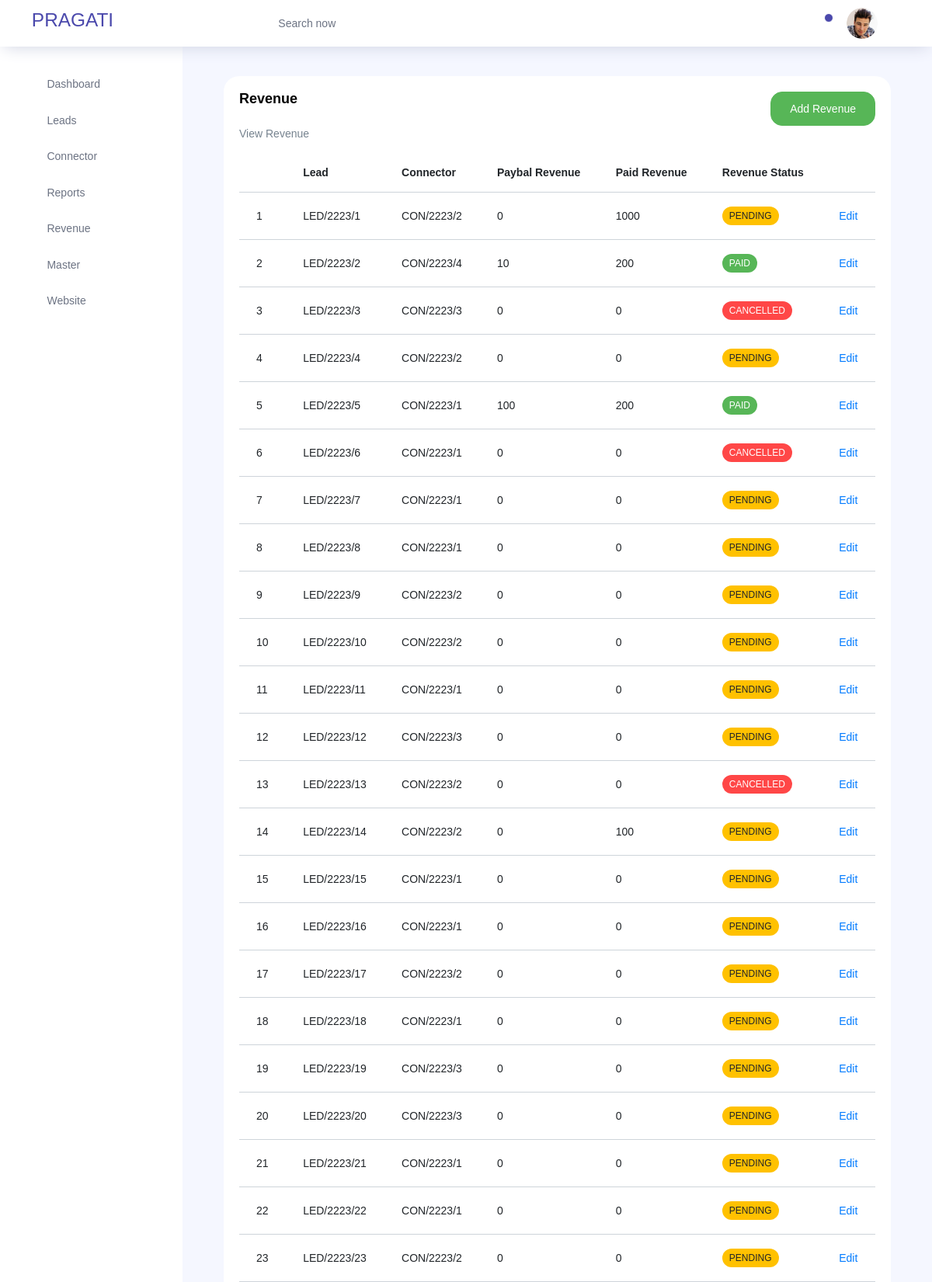
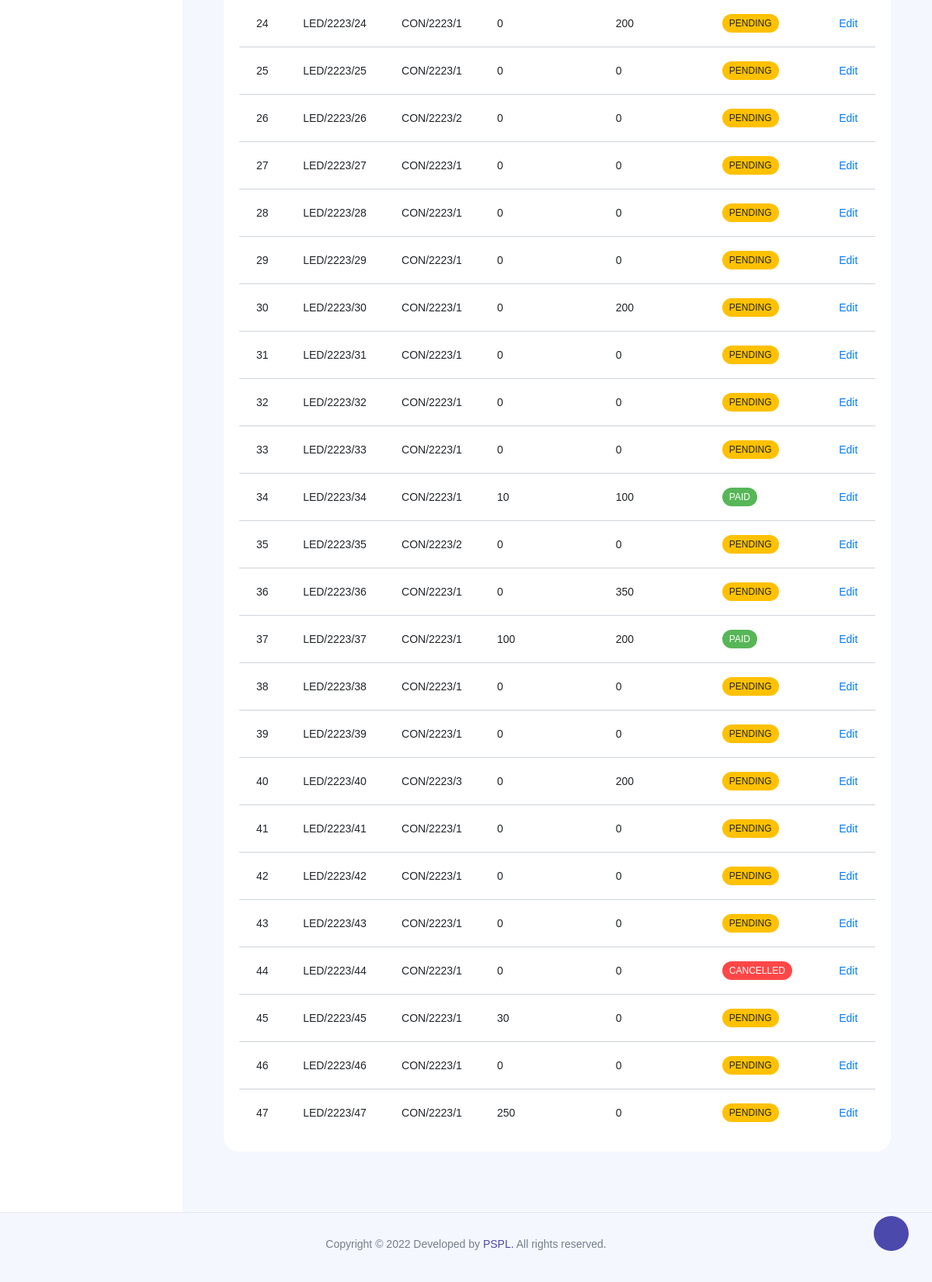
The app's page /lead/lead/view_revenue, older data (2 pictures, top to bottom).
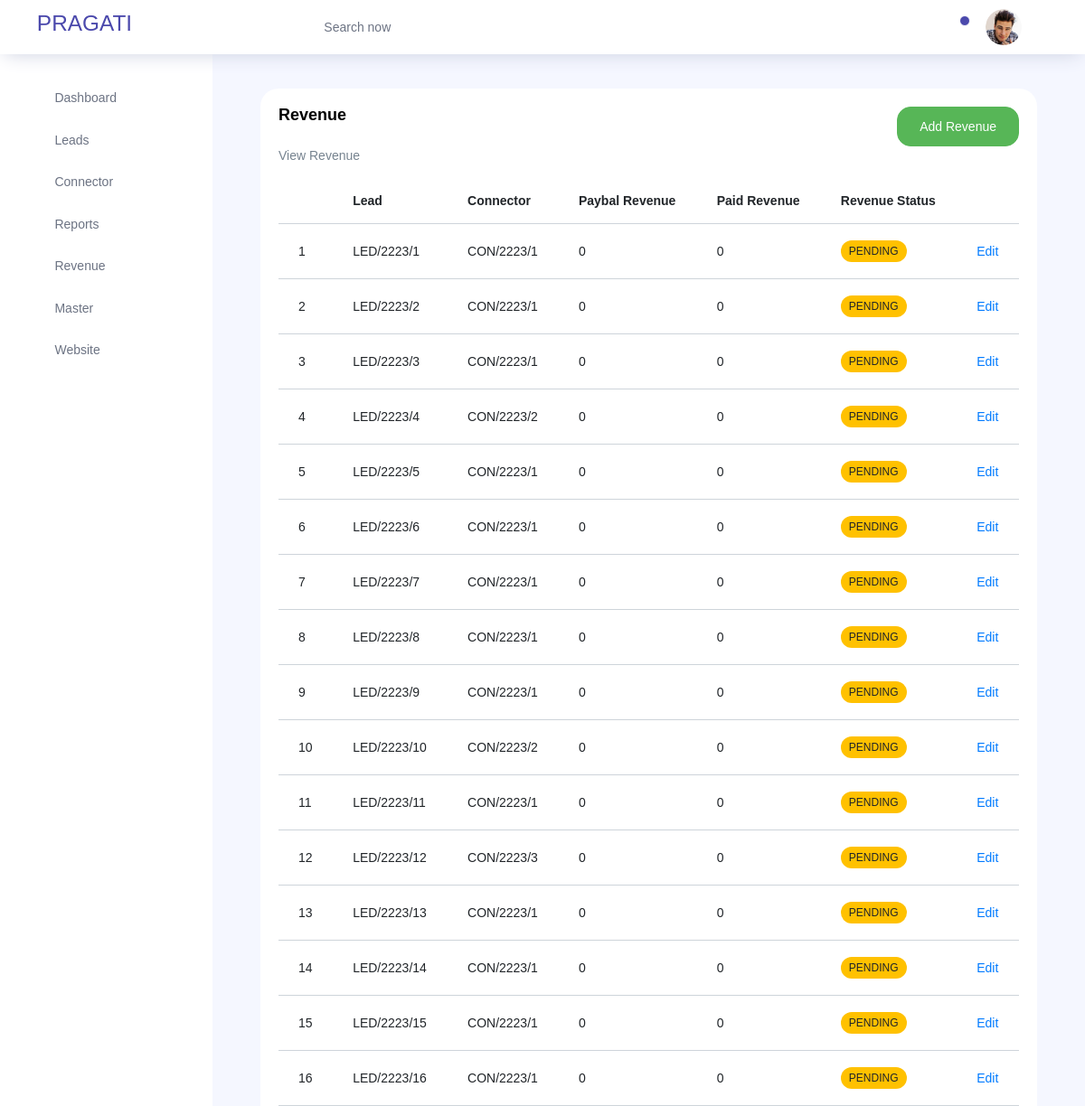
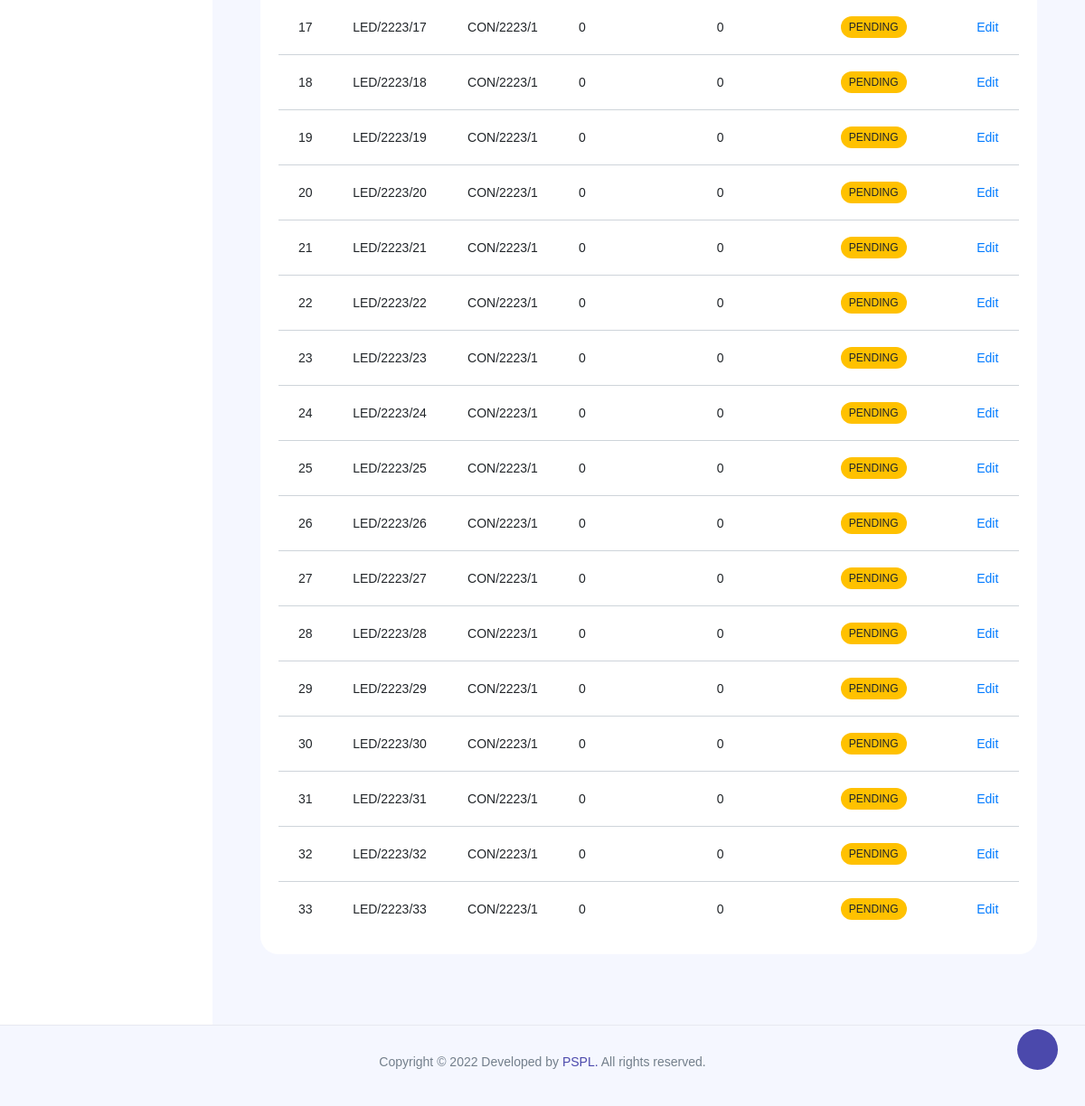
The same page, newer data (2 pictures, top to bottom).
### lead/models.py (models this page shows, shortened)
class Lead(models.Model):
    STATUS = [
    ('PENDING', 'PENDING'),
    ('APPROVED', 'APPROVED'),
    ('CLOSE', 'CLOSE'),
    ('CANCEL', 'CANCEL'),
    ]
    REVENUE_STATUS = [
    ('PENDING', 'PENDING'),
    ('PAID', 'PAID'),
    ('CANCEL', 'CANCEL'),
    ]
    lead_code=models.CharField(max_length=50,unique=True)
    lead_date=models.DateField(default=timezone.now)
    category=models.ForeignKey(Category,verbose_name="category",on_delete=models.CASCADE)
    service_type=models.ForeignKey(Service_types,verbose_name="services",on_delete=models.CASCADE)
    party_name=models.CharField(max_length=50,null=True, blank=True)
    party_mobile=models.DecimalField(max_digits=10,decimal_places=0,null=True ,blank=True)
    party_email=models.EmailField(max_length=254,null=True, blank=True)
    party_address=models.CharField(max_length=100,null=True, blank=True)
    remark=models.CharField(max_length=250,null=True, blank=True)
    connector=models.ForeignKey(Connector,verbose_name="connector",on_delete=models.CASCADE)
    status = models.CharField(choices=STATUS, default='PENDING', max_length=100,null=True, blank=True)
    con_paybal_revenue=models.DecimalField(max_digits=15,decimal_places=0,default=0,null=False)
    con_paid_revenue=models.DecimalField(max_digits=15,decimal_places=0,default=0,null=True, blank=True)
    trx_date=models.DateField(default=timezone.now)
    trx_no=models.CharField(max_length=254,default=0)
    con_revenue_status=models.CharField(choices=REVENUE_STATUS, default='PENDING', max_length=100,null=True, blank=True)

class Connector(models.Model):
    con_code=models.CharField(max_length=50,unique=True)
    con_name=models.CharField(max_length=50)
    con_mobile=models.DecimalField(max_digits=10,decimal_places=0)
    con_email=models.EmailField(max_length=254)
    con_document=models.FileField(upload_to =con_doc_path, default='connector_documents/default.jpg')
    con_account_no=models.DecimalField(max_digits=20,decimal_places=0)
    con_ifsc_code=models.CharField(max_length=50)
    con_bank_name=models.CharField(max_length=50)
    con_branch=models.CharField(max_length=50)
    con_reg_date=models.DateField(default=timezone.now)

### lead/views.py (the view)
# urls.py: path('lead/view_revenue',views.view_revenue,name="view_revenue"),
def view_revenue(request):
    revenue=Lead.objects.all()
    return render(request,'view_revenue.html',{'revenue':revenue})

### templates/view_revenue.html (shortened to what this page needs)
{% extends 'base.html' %}
{% load static  %}
{% block content %}
<div class="col-lg-12 grid-margin stretch-card">
    <div class="card">
      <div class="card-body">
        <div class="d-flex justify-content-between">
        <h4 class="card-title">Revenue</h4>
        <a href="{% url 'lead:add_lead_reg' %}">
        <button type="submit" class="btn btn-success">Add Revenue</button></a>
    </div>
    <p class="card-description">
        View Revenue
       </p>
        <div class="table-responsive">
          <table class="table table-hover">
            <thead>
              <tr>
                <th></th>
                <th>Lead</th>
                <th>Connector</th>
                <th>Paybal Revenue</th>
                <th>Paid Revenue</th>
                <th>Revenue Status</th>
                <th></th>
              </tr>
            </thead>
            <tbody>
              <tr>
                {% for i in revenue%}
                <td>{{forloop.counter}}</td>
            <td>{{i.lead_code}}</td>
            <td>{{i.connector.con_code}}</td>
         <td>{{i.con_paybal_revenue}}</td>
         <td>{{i.con_paid_revenue}}</td>
         {% if i.con_revenue_status == "PENDING" %}
         <td class="font-weight-medium">
         <div class="badge badge-warning">{{i.con_revenue_status}}</div>
         </td>
         {% elif  i.con_revenue_status == "PAID" %}
         <td class="font-weight-medium">
          <div class="badge badge-success">{{i.con_revenue_status}}</div>
          </td>
          {% else %}
          <td class="font-weight-medium">
            <div class="badge badge-danger">{{i.con_revenue_status}}</div>
            </td>
            {%endif%}
            <td><a href="">Edit</a></td>
              </tr>
              {% endfor %}
            </tbody>
          </table>
        </div>
      </div>
    </div>
  </div>
  {% endblock %}

Row changes from the older to the newer data that the page shows:
removed Lead: lead_code "LED/2223/34", connector.con_code "CON/2223/1", con_paybal_revenue "10", con_paid_revenue "100", con_revenue_status "PAID"
removed Lead: lead_code "LED/2223/35", connector.con_code "CON/2223/2", con_paybal_revenue "0", con_paid_revenue "0", con_revenue_status "PENDING"
removed Lead: lead_code "LED/2223/36", connector.con_code "CON/2223/1", con_paybal_revenue "0", con_paid_revenue "350", con_revenue_status "PENDING"
removed Lead: lead_code "LED/2223/37", connector.con_code "CON/2223/1", con_paybal_revenue "100", con_paid_revenue "200", con_revenue_status "PAID"
removed Lead: lead_code "LED/2223/38", connector.con_code "CON/2223/1", con_paybal_revenue "0", con_paid_revenue "0", con_revenue_status "PENDING"
removed Lead: lead_code "LED/2223/39", connector.con_code "CON/2223/1", con_paybal_revenue "0", con_paid_revenue "0", con_revenue_status "PENDING"
removed Lead: lead_code "LED/2223/40", connector.con_code "CON/2223/3", con_paybal_revenue "0", con_paid_revenue "200", con_revenue_status "PENDING"
removed Lead: lead_code "LED/2223/41", connector.con_code "CON/2223/1", con_paybal_revenue "0", con_paid_revenue "0", con_revenue_status "PENDING"
removed Lead: lead_code "LED/2223/42", connector.con_code "CON/2223/1", con_paybal_revenue "0", con_paid_revenue "0", con_revenue_status "PENDING"
removed Lead: lead_code "LED/2223/43", connector.con_code "CON/2223/1", con_paybal_revenue "0", con_paid_revenue "0", con_revenue_status "PENDING"
removed Lead: lead_code "LED/2223/44", connector.con_code "CON/2223/1", con_paybal_revenue "0", con_paid_revenue "0", con_revenue_status "CANCELLED"
removed Lead: lead_code "LED/2223/45", connector.con_code "CON/2223/1", con_paybal_revenue "30", con_paid_revenue "0", con_revenue_status "PENDING"
removed Lead: lead_code "LED/2223/46", connector.con_code "CON/2223/1", con_paybal_revenue "0", con_paid_revenue "0", con_revenue_status "PENDING"
removed Lead: lead_code "LED/2223/47", connector.con_code "CON/2223/1", con_paybal_revenue "250", con_paid_revenue "0", con_revenue_status "PENDING"
changed Lead "LED/2223/1": connector.con_code "CON/2223/2" → "CON/2223/1"; con_paid_revenue "1000" → "0"
changed Lead "LED/2223/2": connector.con_code "CON/2223/4" → "CON/2223/1"; con_paybal_revenue "10" → "0"; con_paid_revenue "200" → "0"; con_revenue_status "PAID" → "PENDING"
changed Lead "LED/2223/3": connector.con_code "CON/2223/3" → "CON/2223/1"; con_revenue_status "CANCELLED" → "PENDING"
changed Lead "LED/2223/5": con_paybal_revenue "100" → "0"; con_paid_revenue "200" → "0"; con_revenue_status "PAID" → "PENDING"
changed Lead "LED/2223/6": con_revenue_status "CANCELLED" → "PENDING"
changed Lead "LED/2223/9": connector.con_code "CON/2223/2" → "CON/2223/1"
changed Lead "LED/2223/13": connector.con_code "CON/2223/2" → "CON/2223/1"; con_revenue_status "CANCELLED" → "PENDING"
changed Lead "LED/2223/14": connector.con_code "CON/2223/2" → "CON/2223/1"; con_paid_revenue "100" → "0"
changed Lead "LED/2223/17": connector.con_code "CON/2223/2" → "CON/2223/1"
changed Lead "LED/2223/19": connector.con_code "CON/2223/3" → "CON/2223/1"
changed Lead "LED/2223/20": connector.con_code "CON/2223/3" → "CON/2223/1"
changed Lead "LED/2223/23": connector.con_code "CON/2223/2" → "CON/2223/1"
changed Lead "LED/2223/24": con_paid_revenue "200" → "0"
changed Lead "LED/2223/26": connector.con_code "CON/2223/2" → "CON/2223/1"
changed Lead "LED/2223/30": con_paid_revenue "200" → "0"
